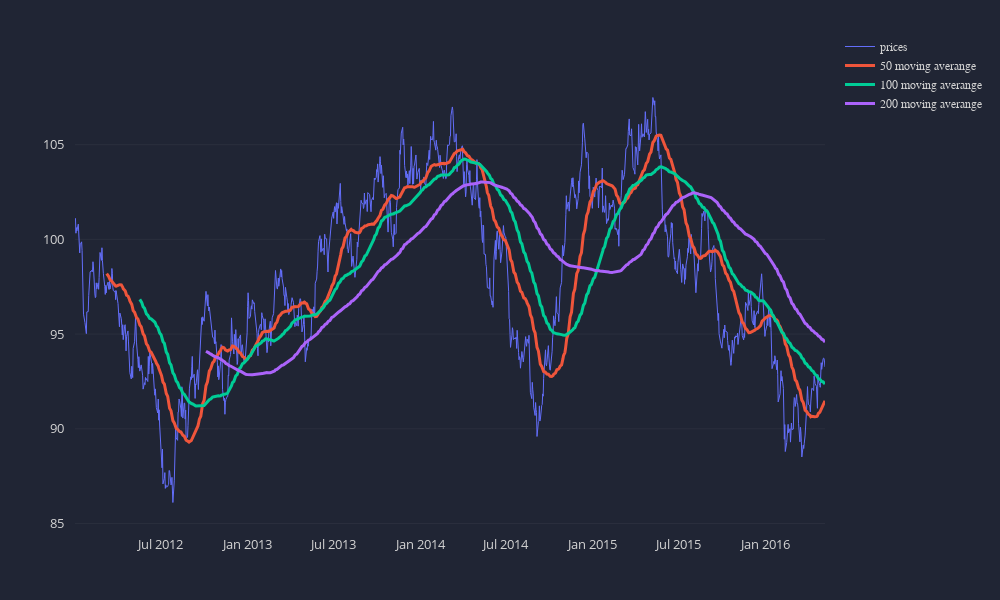

Source (notebook cell):
### Markdown cell above
### Random walk

### Code cell
days = np.random.randint(low=1000, high=2000)
steps = np.random.normal(loc=0, scale=.6017, size=days)
dates = pd.date_range(start='2012-01-01', periods=days, freq='B')
steps[0] = np.random.randint(low=70, high=200)
df = pd.DataFrame(data=np.cumsum(steps), index=dates, columns=['prices'])
for mov_avg in [50, 100, 200]:
    df[f'{mov_avg} moving averange'] = df['prices'].rolling(window=mov_avg).mean()
df = df.transpose()

layout = chart.layout(width=1000, height=600, color_palette=chart.palette(palette='colorful'))
chart.line(df, layout=layout, line_width=[1, 2, 2, 2])

### Figure 1 — Plotly figure (JSON) as saved in the notebook; plotly's stock layout.template omitted (floating-point values rounded to 4 significant figures; data arrays with more than 128 entries replaced by an {"elided": "..."} marker saying what was removed)
{"data": [{"line": {"width": 1}, "mode": "lines", "name": "prices", "textfont": {"color": "lightgrey", "size": 14}, "textposition": "bottom center", "type": "scatter", "x": {"elided": "1135 str values"}, "y": {"elided": "1135 float values"}}, {"line": {"width": 3}, "mode": "lines", "name": "50 moving averange", "textfont": {"color": "lightgrey", "size": 14}, "textposition": "bottom center", "type": "scatter", "x": {"elided": "1135 str values"}, "y": {"elided": "1135 float values"}}, {"line": {"width": 3}, "mode": "lines", "name": "100 moving averange", "textfont": {"color": "lightgrey", "size": 14}, "textposition": "bottom center", "type": "scatter", "x": {"elided": "1135 str values"}, "y": {"elided": "1135 float values"}}, {"line": {"width": 3}, "mode": "lines", "name": "200 moving averange", "textfont": {"color": "lightgrey", "size": 14}, "textposition": "bottom center", "type": "scatter", "x": {"elided": "1135 str values"}, "y": {"elided": "1135 float values"}}], "layout": {"autosize": false, "height": 600, "legend": {"bordercolor": "#202534", "borderwidth": 0, "font": {"color": "lightgrey", "family": "sans-serif", "size": 12}, "orientation": "v", "traceorder": "normal", "x": 1.02, "xanchor": "left", "y": 1, "yanchor": "middle"}, "margin": {"b": 75, "l": 75, "pad": 10, "r": 50, "t": 75}, "paper_bgcolor": "#202534", "plot_bgcolor": "#202534", "title": {"font": {"color": "lightgrey", "family": "sans-serif", "size": 24}, "text": "", "x": 0.5}, "width": 1000, "xaxis": {"autorange": true, "color": "lightgrey", "dtick": 1, "gridcolor": "#343846", "gridwidth": 0.5, "showgrid": false, "showline": false, "showticklabels": true, "tickfont": {"color": "lightgrey", "size": 13}, "tickformat": "", "tickmode": "auto", "title": {"font": {"color": "lightgrey", "family": "sans-serif", "size": 18}, "text": ""}, "type": "-", "zeroline": false, "zerolinecolor": "grey"}, "yaxis": {"autorange": true, "color": "lightgrey", "dtick": 1, "gridcolor": "#343846", "gridwidth": 0.5, "showgrid": true, "showline": false, "showticklabels": true, "tickfont": {"color": "lightgrey", "size": 13}, "tickformat": "", "tickmode": "auto", "ticks": "", "title": {"font": {"color": "lightgrey", "family": "sans-serif", "size": 18}, "text": ""}, "type": "-", "zeroline": true, "zerolinecolor": "grey"}}}
